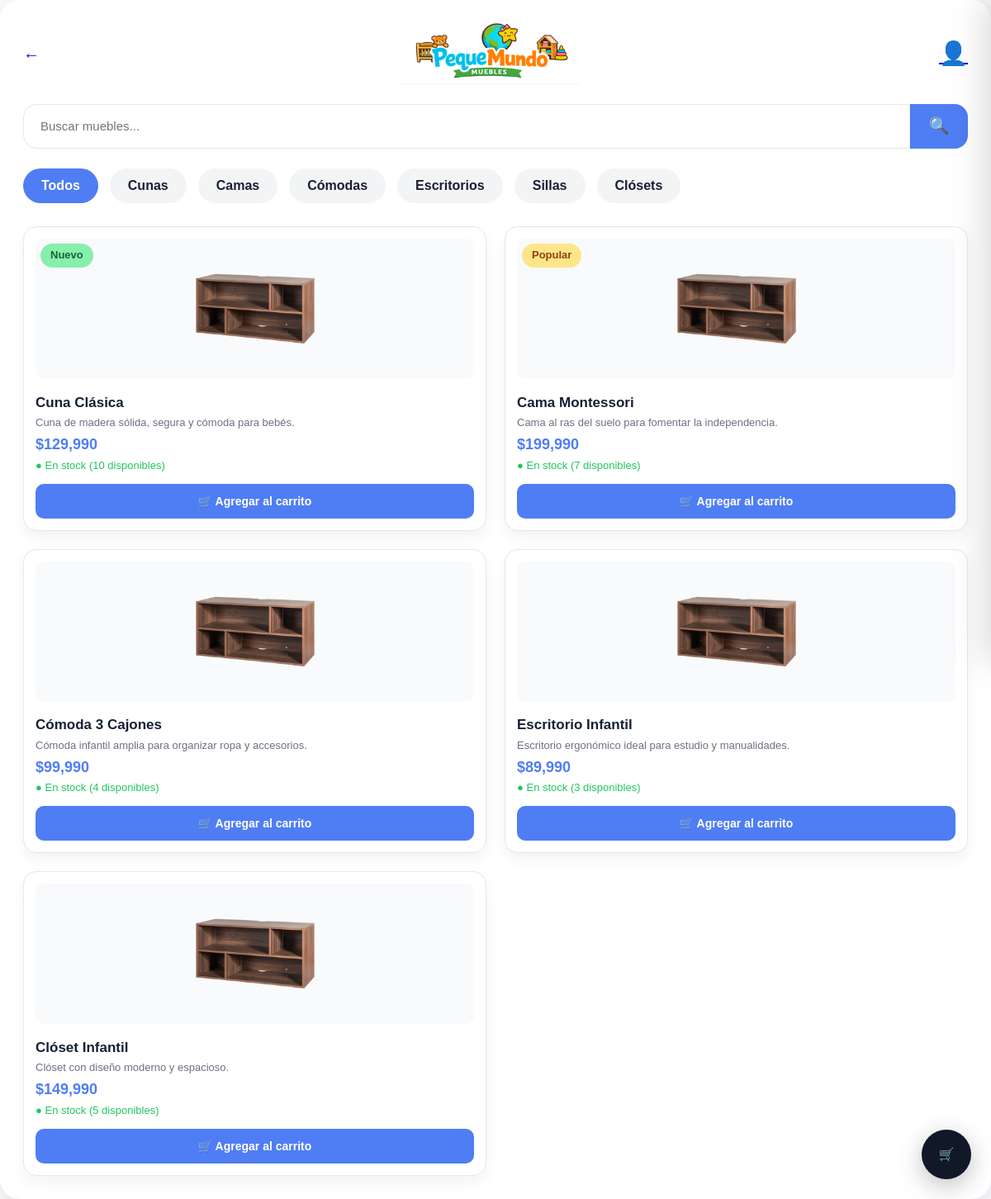
/catalogo, run on the app's committed database.
### pequemundo/app.py (models this page shows)
class Producto(db.Model):
    id        = db.Column(db.Integer, primary_key=True)
    nombre    = db.Column(db.String(100), nullable=False)
    descripcion = db.Column(db.String(300), nullable=False)
    imagen    = db.Column(db.String(255), nullable=False)
    categoria = db.Column(db.String(50), nullable=False)
    precio    = db.Column(db.Float, nullable=False)
    stock     = db.Column(db.Integer, nullable=False)
    estado    = db.Column(db.String(20), nullable=False)

### pequemundo/app.py (the view)
@app.route('/catalogo')
def catalogo():
    categoria = request.args.get('categoria', None)
    if categoria:
        productos = Producto.query.filter_by(categoria=categoria, estado='Activo').all()
    else:
        productos = Producto.query.filter_by(estado='Activo').all()
    return render_template('catalogo.html', productos=productos)

### pequemundo/templates/catalogo.html (shortened to what this page needs)
<!DOCTYPE html>
<html lang="es">
<head>
  <link rel="stylesheet" href="{{ url_for('static', filename='css/normalize.css') }}">
  <link rel="stylesheet" href="{{ url_for('static', filename='css/style.css') }}">
</head>
<body>
  <main class="catalog-section">
    <header class="catalog-header">
      <a href="{{ url_for('inicio') }}" style="text-decoration:none;font-size:2rem;">←</a>
      <img src="{{ url_for('static', filename='img/Logo_pequemundo.png') }}" alt="Peque Mundo" class="catalog-logo">
      <div class="header-actions">
        {% if session.get('usuario') %}
          {% if session.get('rol') == 'Admin' %}
            <a href="{{ url_for('dashboard') }}" title="Admin">⚙️</a>
          {% elif session.get('rol') == 'Vendedor' %}
            <a href="{{ url_for('vendedor_dashboard') }}" title="Vendedor">🏪</a>
          {% else %}
            <a href="{{ url_for('mis_pedidos') }}" title="Mis pedidos">📦</a>
          {% endif %}
          <a href="{{ url_for('cerrar_sesion') }}" title="Cerrar sesión">🔓</a>
        {% else %}
          <a href="{{ url_for('login') }}" title="Login">👤</a>
        {% endif %}
      </div>
    </header>
    <div class="search-container">
      <input type="text" id="buscador" placeholder="Buscar muebles..." oninput="filtrar()">
      <button type="button" onclick="filtrar()">🔍</button>
    </div>
    <nav class="category-list">
      <button class="category active" type="button" onclick="setCat(this,'')">Todos</button>
      <button class="category" type="button" onclick="setCat(this,'Cunas')">Cunas</button>
      <button class="category" type="button" onclick="setCat(this,'Camas')">Camas</button>
      <button class="category" type="button" onclick="setCat(this,'Cómodas')">Cómodas</button>
      <button class="category" type="button" onclick="setCat(this,'Escritorios')">Escritorios</button>
      <button class="category" type="button" onclick="setCat(this,'Sillas')">Sillas</button>
      <button class="category" type="button" onclick="setCat(this,'Clósets')">Clósets</button>
    </nav>
    <section class="product-grid" id="productGrid">
      {% for p in productos %}
      <article class="product-card" data-nombre="{{ p.nombre|lower }}" data-cat="{{ p.categoria }}">
        {% if loop.index == 1 %}<span class="badge">Nuevo</span>{% endif %}
        {% if loop.index == 2 %}<span class="badge popular">Popular</span>{% endif %}
        <img src="{{ url_for('static', filename='img/' ~ p.imagen) }}" alt="{{ p.nombre }}"
             onerror="this.src='{{ url_for('static', filename='img/peque-mueble.webp') }}'">
        <h3>{{ p.nombre }}</h3>
        <p style="font-size:1.3rem;color:#6b7280;margin-bottom:0.8rem;">
          {{ p.descripcion[:65] }}{% if p.descripcion|length > 65 %}...{% endif %}
        </p>
        <p class="price">${{ "{:,.0f}".format(p.precio) }}</p>
        {% if p.stock > 0 %}
          <p class="stock">● En stock ({{ p.stock }} disponibles)</p>
          <button type="button"
            onclick="agregarAlCarrito({{ p.id }}, '{{ p.nombre|e }}', {{ p.precio|int }}, {{ p.stock }})">
            🛒 Agregar al carrito
          </button>
        {% else %}
          <p style="color:#ef4444;font-size:1.3rem;margin-bottom:1.4rem;">● Agotado</p>
          <button type="button" disabled style="opacity:0.5;cursor:not-allowed;">Sin stock</button>
        {% endif %}
      </article>
      {% else %}
      <p style="grid-column:1/-1;text-align:center;color:#6b7280;padding:3rem;">
        No hay productos disponibles en esta categoría.
      </p>
      {% endfor %}
    </section>
  </main>
  {% include 'carrito_flotante.html' %}
</body>
</html>

### pequemundo/templates/carrito_flotante.html (shortened to what this page needs)
<button id="carrito-fab" onclick="carritoAbrir()" aria-label="Abrir carrito">
  🛒
</button>

### pequemundo/static/css/style.css (style rules this page uses)
html { box-sizing: border-box; font-size: 62.5%; }
*, *::before, *::after { box-sizing: inherit; margin: 0; padding: 0; }
:root { --primary-color: #4f7df3; --primary-dark: #3464dd; --secondary-color: #ff9f1c; --success-color: #22c55e; --text-color: #172033; --muted-text: #6b7280; --border-color: #e5e7eb; --background-color: #f7f9fc; --card-color: #ffffff; --shadow-soft: 0 1.2rem 3rem rgba(0, 0, 0, 0.08); --radius-lg: 2.4rem; --radius-md: 1.6rem; --radius-sm: 1rem; }
body { font-size: 1.6rem; font-family: Arial, Helvetica, sans-serif; background: var(--background-color); color: var(--text-color); }
.primary-button, .product-card button, .search-container button { border: none; background: var(--primary-color); color: #ffffff; font-weight: 700; cursor: pointer; transition: 0.2s ease; }
.catalog-section { background: #ffffff; border-radius: var(--radius-lg); padding: 2.8rem; box-shadow: var(--shadow-soft); }
.catalog-header { display: flex; align-items: center; justify-content: space-between; margin-bottom: 2.4rem; }
.catalog-logo { width: 22rem; }
.header-actions { display: flex; gap: 2rem; font-size: 2.8rem; }
.search-container { display: flex; height: 5.4rem; margin-bottom: 2.4rem; }
.search-container input { flex: 1; border: 1px solid var(--border-color); border-radius: var(--radius-md) 0 0 var(--radius-md); padding: 0 2rem; font-size: 1.5rem; outline: none; }
.search-container button { width: 7rem; border-radius: 0 var(--radius-md) var(--radius-md) 0; font-size: 2rem; }
.category-list { display: flex; gap: 1.4rem; margin-bottom: 2.8rem; flex-wrap: wrap; }
.category { border: none; padding: 1.2rem 2.2rem; border-radius: 99.9rem; background: #f3f4f6; color: var(--text-color); font-weight: 700; cursor: pointer; }
.category.active { background: var(--primary-color); color: #ffffff; }
.product-grid { display: grid; grid-template-columns: repeat(3, 1fr); gap: 2.2rem; }
.product-card { position: relative; background: var(--card-color); border: 1px solid var(--border-color); border-radius: var(--radius-md); padding: 1.4rem; box-shadow: 0 0.8rem 1.8rem rgba(0, 0, 0, 0.05); transition: 0.2s ease; }
.product-card img { width: 100%; height: 17rem; object-fit: contain; border-radius: var(--radius-sm); background: #f8fafc; margin-bottom: 1.4rem; }
.product-card h3 { font-size: 1.7rem; margin-bottom: 0.8rem; }
.price { color: var(--primary-color); font-size: 1.8rem; font-weight: 800; margin-bottom: 0.8rem; }
.stock { color: var(--success-color); font-size: 1.3rem; margin-bottom: 1.4rem; }
.product-card button { width: 100%; height: 4.2rem; border-radius: var(--radius-sm); font-size: 1.4rem; }
.badge { position: absolute; top: 2rem; left: 2rem; padding: 0.7rem 1.2rem; border-radius: 99.9rem; background: #86efac; color: #166534; font-size: 1.3rem; font-weight: 700; }
.badge.popular { background: #fde68a; color: #92400e; }
@media (max-width: 110rem) { .product-grid { grid-template-columns: repeat(2, 1fr); } }

### pequemundo/templates/carrito_flotante.html (style rules this page uses)
#carrito-fab { position: fixed; bottom: 2.4rem; right: 2.4rem; z-index: 9000; width: 60px; height: 60px; border-radius: 50%; background: #111827; color: #fff; border: none; cursor: pointer; display: flex; align-items: center; justify-content: center; font-size: 1.5rem; box-shadow: 0 8px 30px rgba(0,0,0,0.25); transition: transform 0.2s ease, box-shadow 0.2s ease; }

### data on the page
Producto: shows "Nuevo", imagen (picture), nombre "Cuna Clásica", descripcion "Cuna de madera sólida, segura y cómoda para bebés.", precio "129,990", stock "10"
Producto: shows "Popular", imagen (picture), nombre "Cama Montessori", descripcion "Cama al ras del suelo para fomentar la independencia.", precio "199,990", stock "7"
Producto: imagen (picture), nombre "Cómoda 3 Cajones", descripcion "Cómoda infantil amplia para organizar ropa y accesorios.", precio "99,990", stock "4"
Producto: imagen (picture), nombre "Escritorio Infantil", descripcion "Escritorio ergonómico ideal para estudio y manualidades.", precio "89,990", stock "3"
Producto: imagen (picture), nombre "Clóset Infantil", descripcion "Clóset con diseño moderno y espacioso.", precio "149,990", stock "5"
